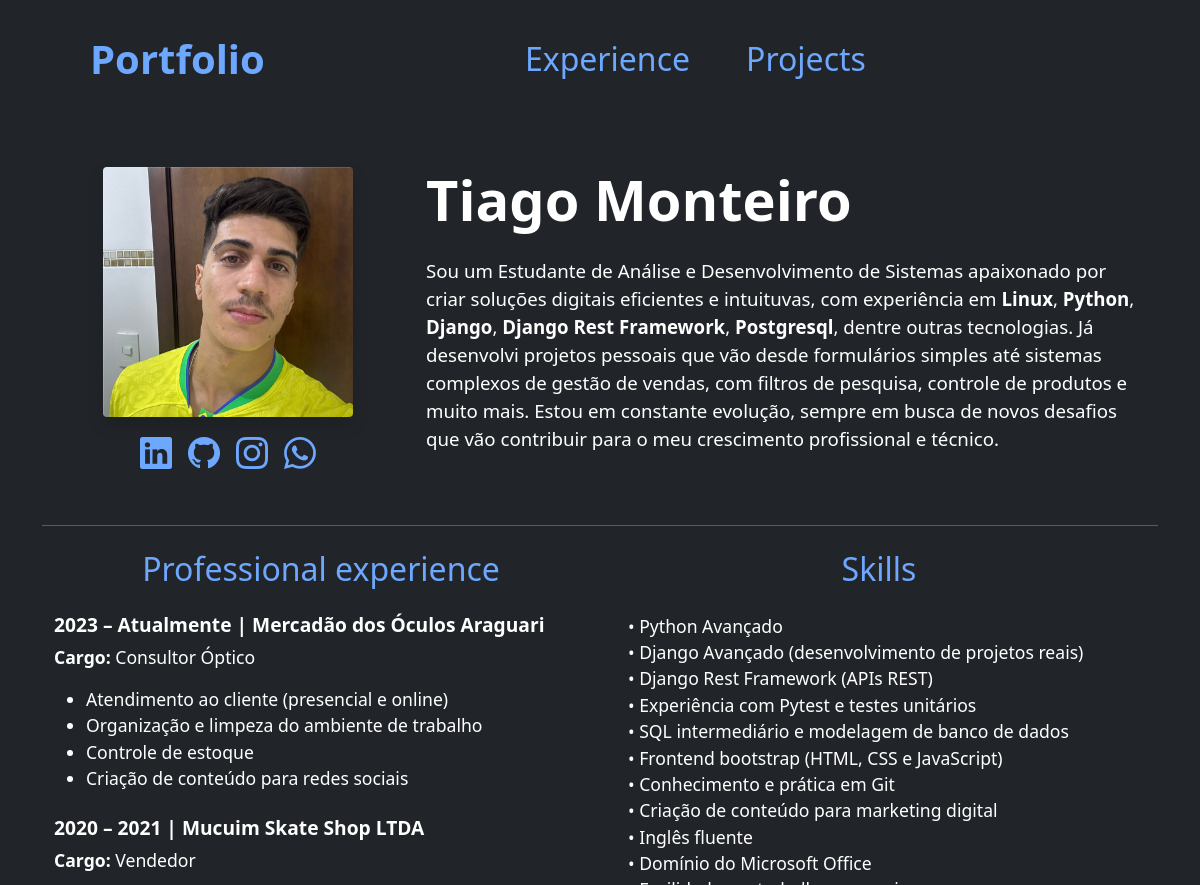
Before: / (upper part) with the older database file.
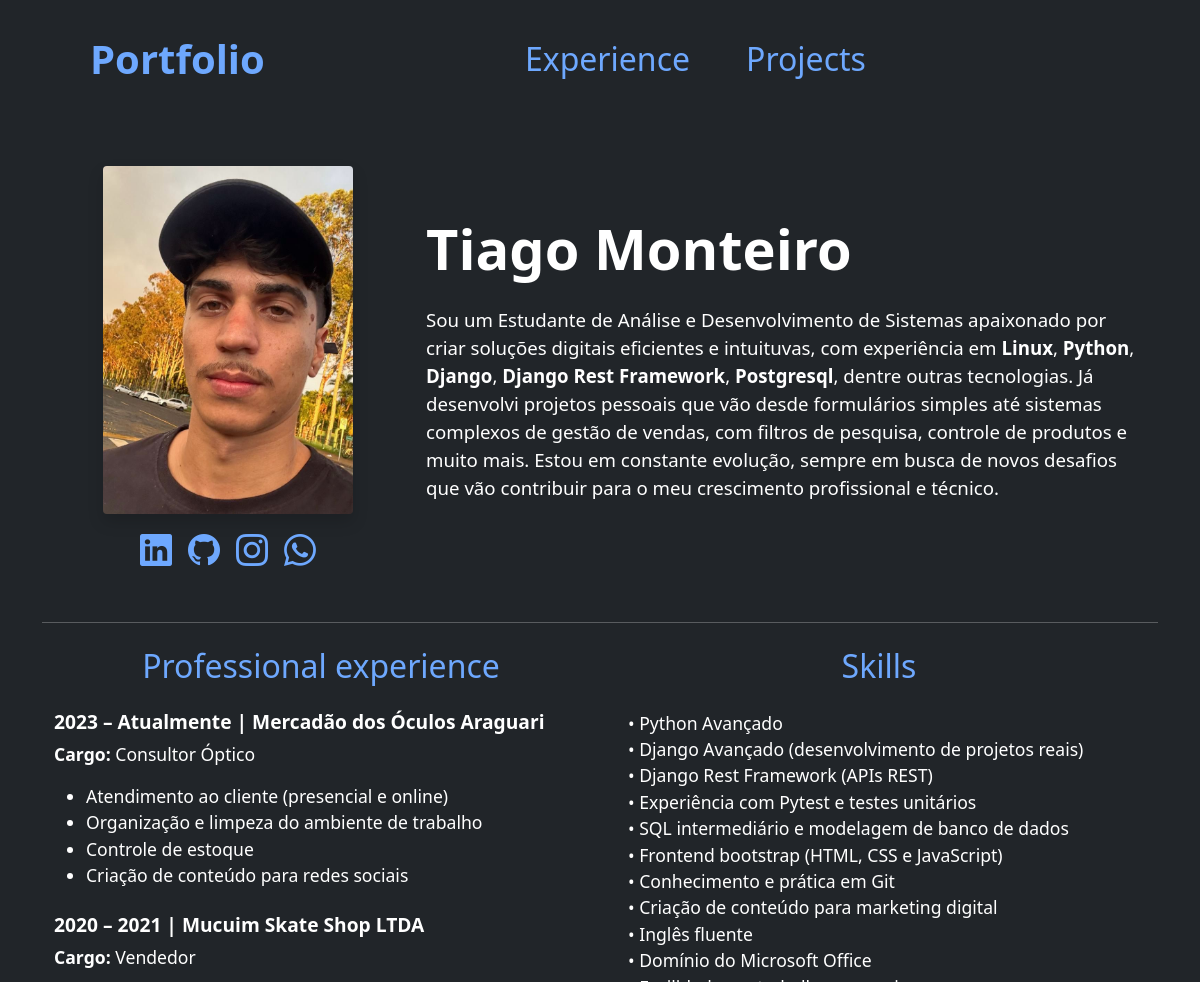
After: the same page with the newer database file.
### portfolio/models.py (models this page shows, shortened)
class Profile(models.Model):
    name = models.CharField(max_length=100)
    bio = HTMLField()
    email = models.EmailField()
    phone = models.CharField(max_length=15, blank=True)
    photo = models.ImageField(upload_to='profile/', blank=True)
    github = models.URLField(blank=True)
    linkedin = models.URLField(blank=True)
    instagram = models.URLField(blank=True)

### portfolio/views.py (the view)
# urls.py: path('', views.home, name='home'),
def home(request):
    profile = Profile.objects.first()
    projects = Project.objects.all()
    return render(request, 'portfolio/home.html', {
        'profile': profile,
        'projects': projects
    })

### portfolio/templatetags/batch_filter.py (called while the page is built)
@register.filter
def batch(iterable, n=1):
    length = len(iterable)
    for ndx in range(0, length, n):
        yield iterable[ndx:min(ndx + n, length)]

### portfolio/templates/portfolio/home.html (shortened to what this page needs)
{% extends 'portfolio/base.html' %}
{% load batch_filter %}
{% block content %}
<section class="about-section py-5">
    <div class="container">
        <div class="row align-items-center">
            <div class="col-lg-4 mb-4 mb-lg-0">
                <div class="text-center">
                    <img src="{{ profile.photo.url }}"
                         alt="{{ profile.name }}"
                         class="img-fluid rounded shadow mb-1"
                         style="max-width: 250px;">
                </div>
                <div class="d-flex justify-content-center mt-2">
                    <a href="{{ profile.linkedin }}" target="_blank" class="mx-2">
                      <i class="bi bi-linkedin" style="font-size: 2rem;"></i>
                    </a>
                    <a href="{{ profile.github }}" target="_blank" class="mx-2">
                      <i class="bi bi-github" style="font-size: 2rem;"></i>
                    </a>
                    <a href="{{ profile.instagram }}" target="_blank" class="mx-2">
                      <i class="bi bi-instagram" style="font-size: 2rem;"></i>
                    </a>
                    <a href="https://wa.me/+55{{ profile.phone }}" target="_blank" class="mx-2">
                        <i class="bi bi-whatsapp" style="font-size: 2rem;"></i>
                      </a>
                  </div>
            </div>
            <div class="col-lg-8">
                <h1 class="display-4 fw-bold mb-3">{{ profile.name }}</h1>
                <p class="lead mb-4">{{ profile.bio|safe }}</p>
            </div>
        </div>
    </div>
</section>
<div class="container-fluid px-0">
    <hr class="border-secondary my-0">
</div>
<section id="experience" class="experience-skills-section py-4">
  <div class="container">
    <div class="row justify-content-center">
      <div class="col-md-6 mb-5">
        <h2 class="text-center mb-4 footer-title" style="font-size: 2rem;">Professional experience</h2>
        <div class="mb-4" style="font-size: 1.1rem;">
          <h6 style="font-size: 1.2rem;"><strong>2023 – Atualmente | Mercadão dos Óculos Araguari</strong></h6>
          <p><strong>Cargo:</strong> Consultor Óptico</p>
          <ul>
            <li>Atendimento ao cliente (presencial e online)</li>
            <li>Organização e limpeza do ambiente de trabalho</li>
            <li>Controle de estoque</li>
            <li>Criação de conteúdo para redes sociais</li>
          </ul>
        </div>
        <div class="mb-4" style="font-size: 1.1rem;">
          <h6 style="font-size: 1.2rem;"><strong>2020 – 2021 | Mucuim Skate Shop LTDA</strong></h6>
          <p><strong>Cargo:</strong> Vendedor</p>
        </div>
      </div>
      <div class="col-md-6" style="font-size: 1.1rem;">
          <h3 class="footer-title text-center mb-4" style="font-size: 2rem;">Skills</h3>
          <ul class="list-unstyled ps-3">
            <li>• Python Avançado</li>
            <li>• Django Avançado (desenvolvimento de projetos reais)</li>
            <li>• Django Rest Framework (APIs REST)</li>
            <li>• Experiência com Pytest e testes unitários</li>
            <li>• SQL intermediário e modelagem de banco de dados</li>
            <li>• Frontend bootstrap (HTML, CSS e JavaScript)</li>
            <li>• Conhecimento e prática em Git</li>
            <li>• Criação de conteúdo para marketing digital</li>
            <li>• Inglês fluente</li>
            <li>• Domínio do Microsoft Office</li>
            <li>• Facilidade em trabalho em equipe</li>
          </ul>
        </div>
      </div>
  </div>
</section>
{% endblock %}

Changed rows visible on the page:
changed Profile "Tiago Monteiro": photo: a different picture
